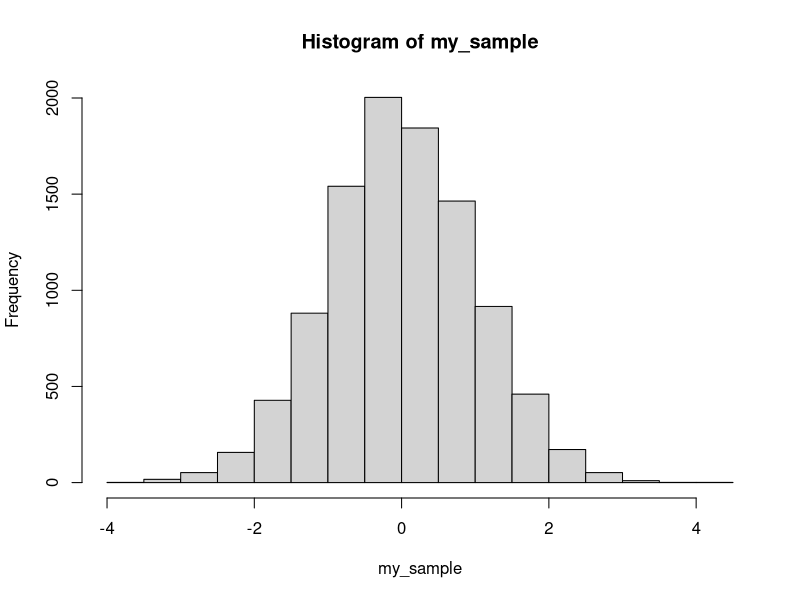
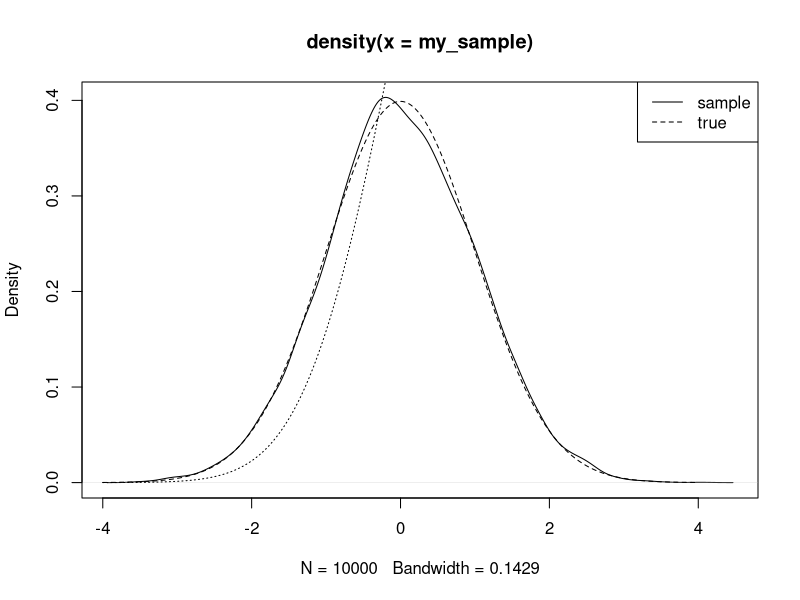
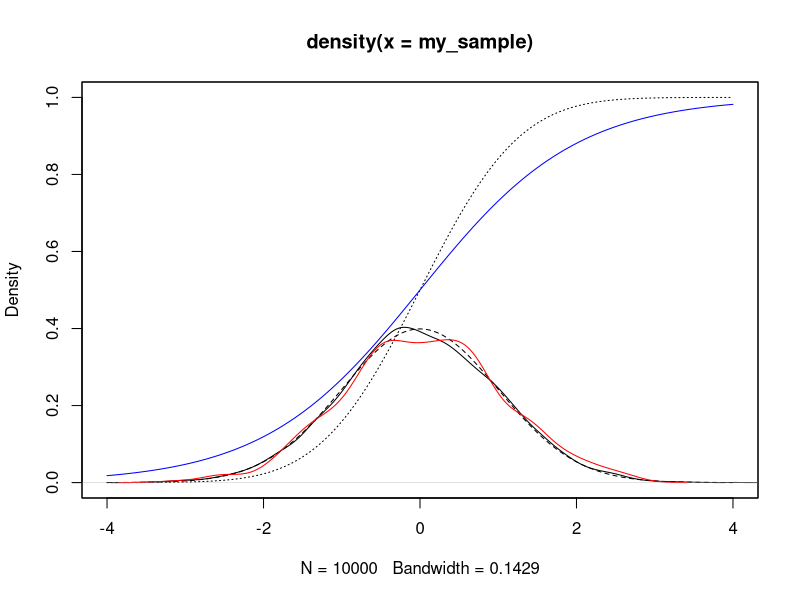
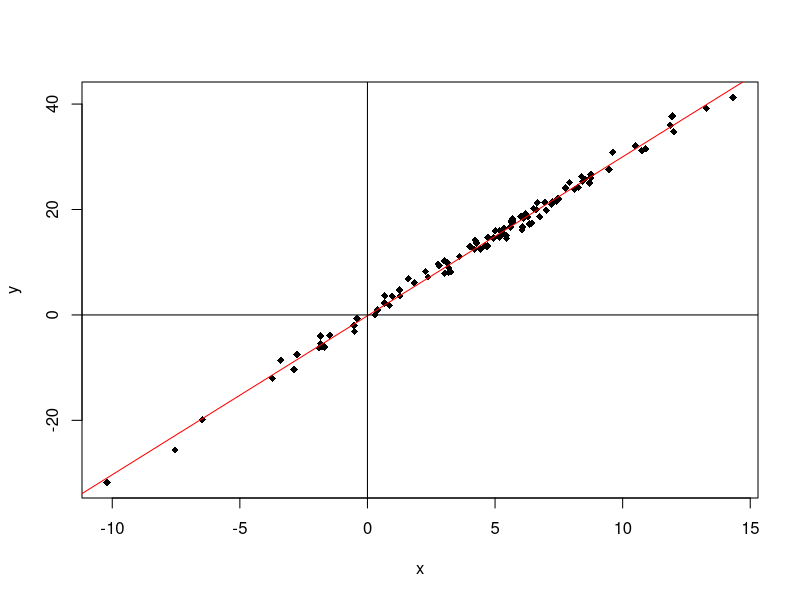
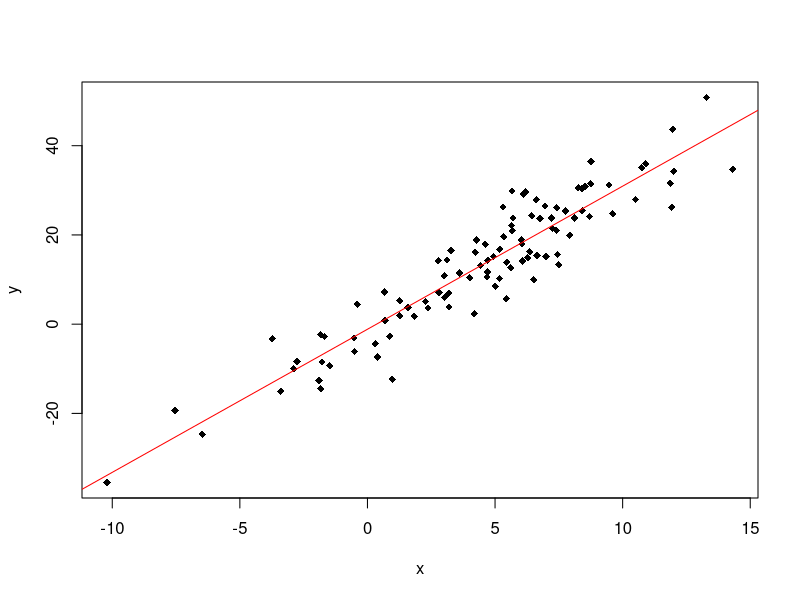
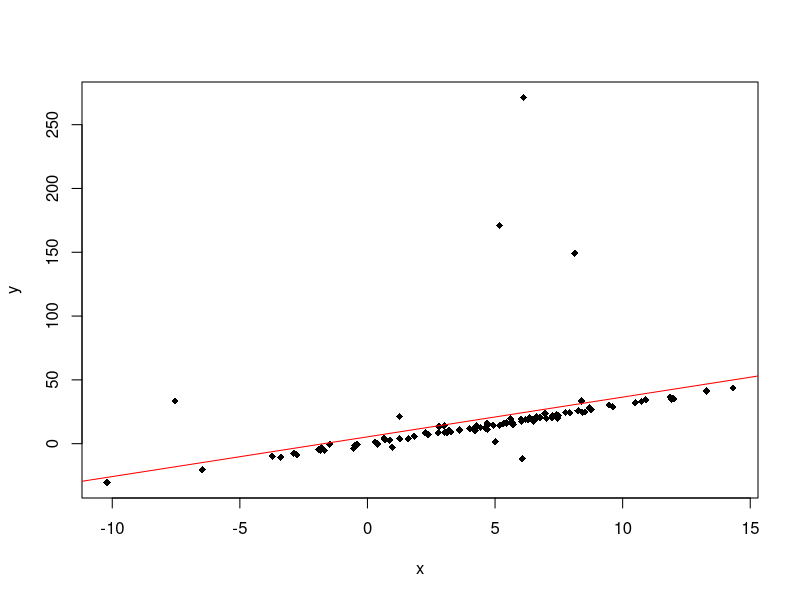
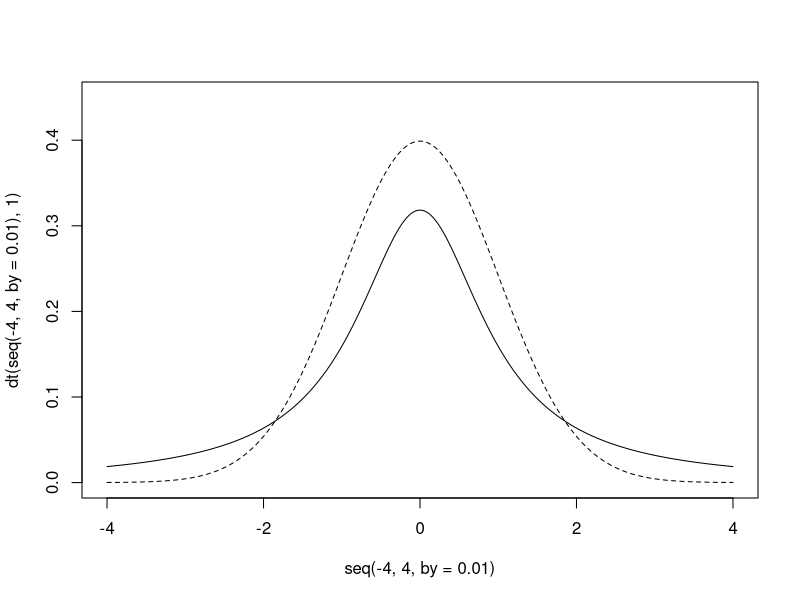

Here is the R script that generated these plots, in order: (Note: this script raises an error after producing the figures.)
### random numbers and sampling

set.seed(45) #this sets the seed, making your code reproducible

?runif
?rnorm
?rexp
?rbinom
?rbeta
#the list goes on...

rnorm(10)
rnorm(1000)
rnorm(1000, mean=5, sd=10)

set.seed(99)
my_sample <- rnorm(10000)
hist(my_sample)

plot(density(my_sample))
lines(seq(-4,4,by=.01),
      dnorm(seq(-4,4,by=.01)),
      lty=2)
legend('topright',lty=c(1,2),
       legend=c('sample','true'))

pnorm(4)

lines(seq(-4,4,by=.01),pnorm(seq(-4,4,by=.01)), lty=3)

plot(density(my_sample), xlim=c(-4,4),
     ylim=c(0,1))
lines(seq(-4,4,by=.01),
      dnorm(seq(-4,4,by=.01)),
      lty=2)
lines(seq(-4,4,by=.01),pnorm(seq(-4,4,by=.01)), lty=3)

#just to compare to logit...
lines(seq(-4,4,by=.01),
      1/(1+exp(-seq(-4,4,by=.01))), col='blue')

qnorm(seq(0,1,by=.01))
par(new=TRUE) #add a new plot to current window
plot(density(qnorm(runif(1000))),col='red',
     xlim=c(-4,4),ylim=c(0,1),
     main='',xlab='',ylab='',xaxt='n',yaxt='n') #inverse of normal, sampling from uniform
#don't really have to know why this works yet

## generating data

set.seed(99)
x <- rnorm(100, 5, 5)
y <- x*3+rnorm(100) #adding noise, generating y
plot(y~x, pch=18)
abline(lm(y~x), col='red')

summary(lm(y~x))
#why is the intercept so close to zero?
abline(v=0)
abline(h=0)

y <- x*3+rnorm(100,0,5) #noisier
plot(y~x, pch=18)
abline(lm(y~x), col='red')

summary(lm(y~x)) #still pretty good

set.seed(87)
y <- x*3+rt(100,1)
plot(y~x, pch=18)
abline(lm(y~x), col='red')

summary(lm(y~x)) #still pretty good for beta, but notice intercept
plot(seq(-4,4,by=.01),dt(seq(-4,4,by=.01),1),type='l', ylim=c(0,.45))
lines(seq(-4,4,by=.01),dnorm(seq(-4,4,by=.01)),lty=2)




##sample

my_vec <- 1:10
?sample
sample(my_vec, 2)
sample(my_vec, 12)
sample(my_vec, 12, replace=TRUE)
?expand.grid
mat <- expand.grid(my_vec,my_vec)
mat
sample(mat, 10) #doesn't work
mat[sample(1:dim(mat)[1], 10),]


